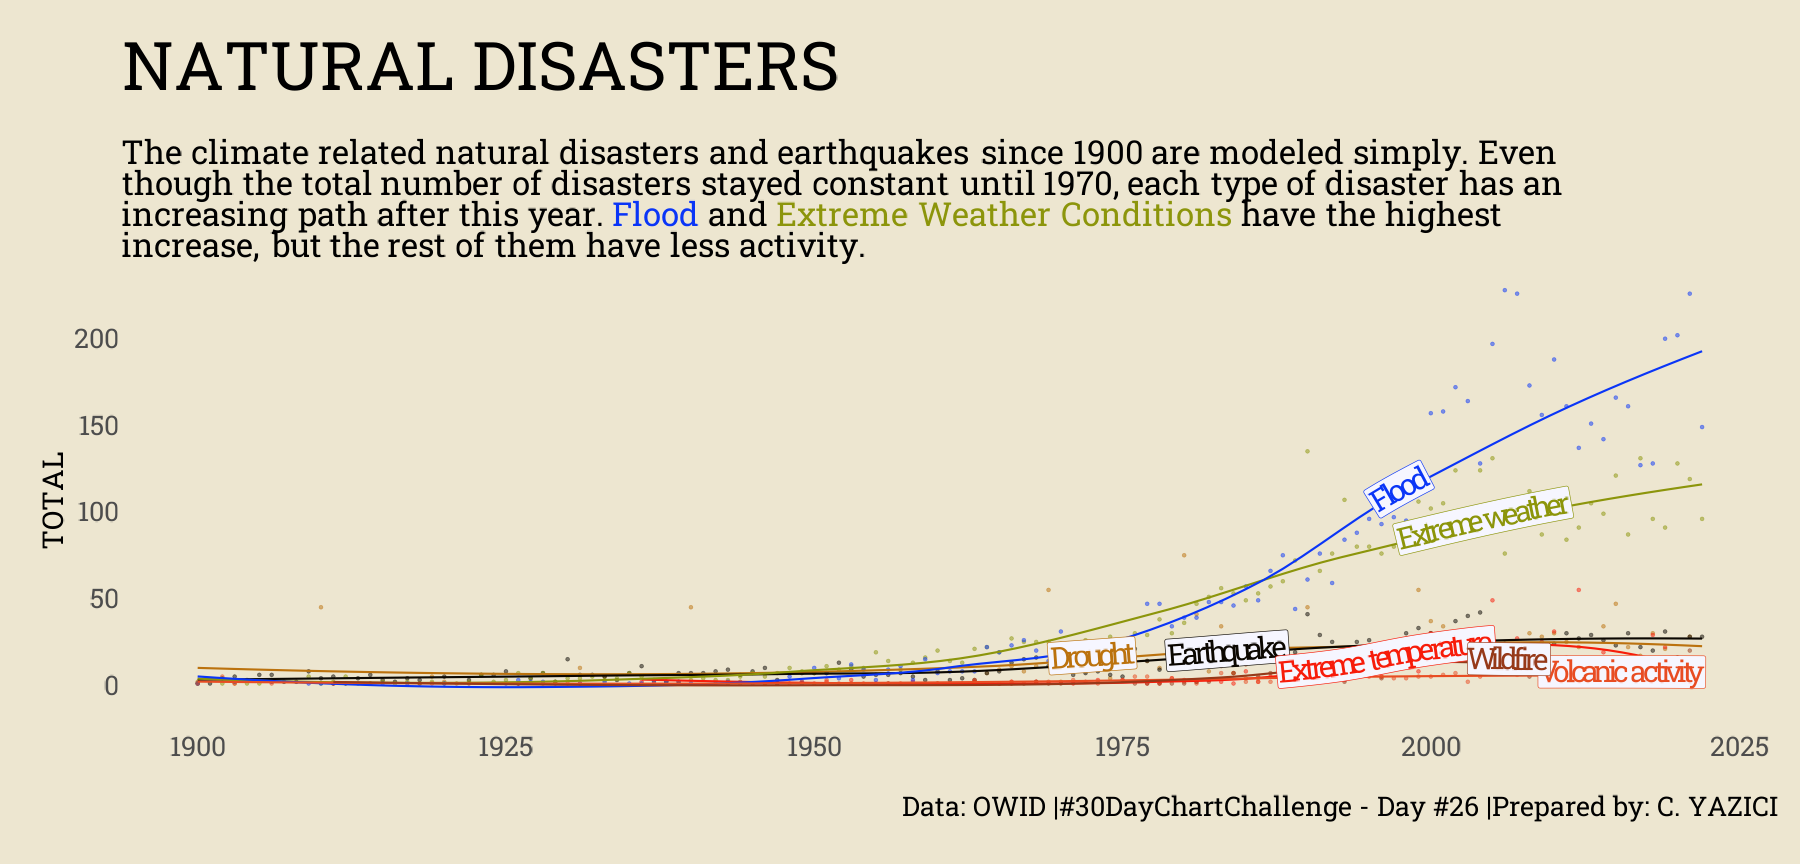

This figure's R source:
library(readxl)
library(janitor)
library(geomtextpath)
library(showtext)
library(ggtext)

# Font in the Plot

font_add_google('Roboto Slab', 'rs')
showtext_auto()

# Data Import

data_disasters <- read.csv("Data.csv", sep = ";") %>%
  clean_names

# Data Wrangling

data_global <- data_disasters %>%
  filter(entity %in% c("Drought", "Earthquake", "Extreme temperature",
                       "Extreme weather", "Flood", "Volcanic activity", 
                       "Wildfire")) %>%
  select(-code) %>%
  mutate(hj = case_when(
    entity == "Drought" ~ 0.6,
    entity == "Earthquake" ~ 0.7,
    entity == "Extreme temperature" ~ 0.75,
    entity == "Extreme weather" ~ 0.9,
    entity == "Flood" ~ 0.8,
    entity == "Volcanic activity" ~ 1.0,
    entity == "Wildfire" ~ 0.88,
  ))


# Subtitle of the Plot

subtitle_text <- str_wrap("<br>The climate related natural disasters and
earthquakes since 1900 are modeled simply. Even <br>though the total number of
disasters stayed constant until 1970, each type of disaster has an<br> increasing
path after this year. <span style='color:#0A35F7'>Flood <span style='color:black'>and 
<span style='color:#8C950B'>Extreme Weather Conditions 
<span style='color:black'>have the highest<br> increase, but the rest of them have
less activity. ", 80)

# The Plot

p <- ggplot(data_global, aes(x = year, y = number_of_reported_natural_disasters,
                        colour = entity, group = entity)) +
  geom_point(alpha = 0.5) +
  geom_labelsmooth(aes(label = entity, hjust = hj), text_smoothing = 30,
                   fill = "#F6F6FF",
                   method = "loess", formula = y ~ x, 
                   size = 8, linewidth = 1, boxlinewidth = 0.3,
                   family = "rs", vjust = 0.3) +
  scale_colour_manual(values = c("Drought" = "#BB720E",
                                 "Earthquake" = "#0B0701", 
                                 "Extreme temperature" = "#F71C0A",
                                 "Extreme weather" = "#8C950B", 
                                 "Flood" = "#0A35F7", 
                                 "Volcanic activity" = "#E84C22", 
                                 "Wildfire" = "#963919")) +
  coord_cartesian(clip = "off") +
  labs(y = "TOTAL",
       x = "",
       title = "NATURAL DISASTERS",
       subtitle = subtitle_text,
       caption = "Data: OWID |#30DayChartChallenge - Day #26 |Prepared by: C. YAZICI") +
  theme(panel.background = element_rect(fill = "#EDE6D0", color = NA),
        plot.background = element_rect(fill = "#EDE6D0", color = NA),
        panel.grid = element_blank(),
        axis.ticks = element_blank(),
        legend.position = "none",
        axis.title = element_text(family = "rs", size = 22),
        axis.text = element_text(family = "rs", size = 20),
        plot.title = element_text(family = "rs", size = 50, hjust = 0),
        plot.caption = element_text(family = "rs", hjust = 1, size = 20),
        plot.subtitle = element_markdown(family = "rs", hjust = 0, size = 25),
        plot.margin = unit(c(1.5, 0.8, 1.5, 1.5), "cm"))

# Save the Plot

ggsave("Day25.png", p, width = 25, height = 12, dpi = 72) 
